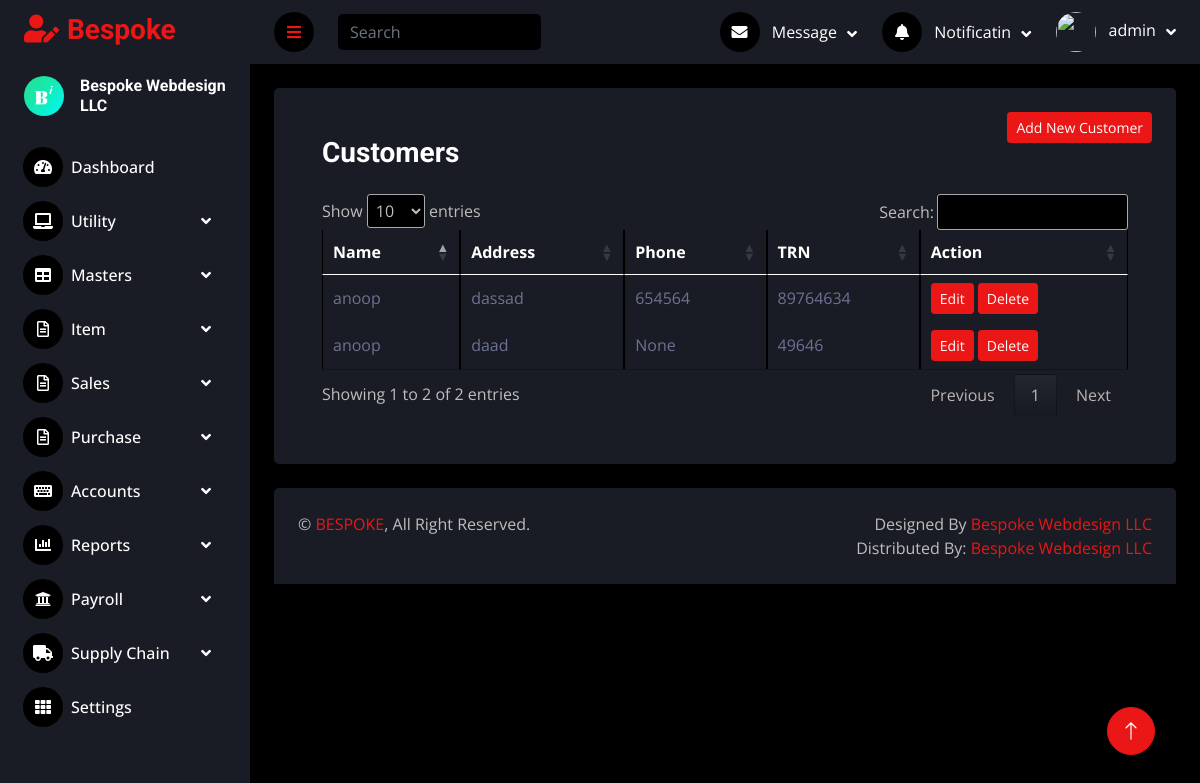
/masters/customer/customerlist (signed in), run on the app's committed database.
### company/models.py (models this page shows, shortened)
class Company(models.Model):
    name=models.CharField(max_length=70, null=False, blank=False)
    address=models.CharField(max_length=70, null=False, blank=False)
    phone=models.CharField(max_length=70, null=False, blank=False)
    trn_number=models.CharField(max_length=70, null=False, blank=False)
    letter_header = models.ImageField(null=True,blank=True)
    letter_footer = models.ImageField(null=True,blank=True)
    logo = models.ImageField(null=True,blank=True)

### masters/models.py (models this page shows)
class Customer(models.Model):
    company=models.ForeignKey(Company,on_delete=models.CASCADE)
    user=models.ForeignKey(User,on_delete=models.CASCADE)
    customer_code=models.IntegerField()
    customer_name=models.CharField(max_length=200)
    customer_address1=models.CharField(max_length=200,blank=True,null=True)
    customer_address2=models.CharField(max_length=200,blank=True,null=True)
    customer_address3=models.CharField(max_length=200,blank=True,null=True)
    customer_phone1=models.CharField(max_length=200,blank=True,null=True)
    customer_phone2=models.CharField(max_length=200,blank=True,null=True)
    customer_email=models.EmailField(max_length=125,blank=True,null=True)
    customer_trn=models.CharField(max_length=20,blank=True,null=True)
    customer_slno=models.IntegerField()
    customer_ob_amount=models.DecimalField(decimal_places=2, max_digits=15,blank=True,null=True)
    customer_ob_date=models.DateField(blank=True,null=True)
    created_time=models.DateTimeField(auto_now_add=True)

### masters/views.py (the view)
# urls.py: path('customer/customerlist', views.customer, name='customerlist'),
def customer(request):
    custdetails = Customer.objects.all()
    context ={
        'custdetails':custdetails
    }
    return render(request,'customer/index.html',context)

### users/context_processors.py (called while the page is built)
def get_company(request):
    if request.user.is_authenticated:
        if LoginCompany.objects.filter(user=request.user).exists():
            if UserPermission.objects.filter(user=request.user).exists():
                login_company=LoginCompany.objects.get(user=request.user)
                user_details=UserPermission.objects.get(user=request.user)
                company=login_company.company
            else:
                company=None
                user_details=None
        else:
            company=None
            user_details=None
    else:
        company =None
        user_details=None
    return { 'company':company,'user_details':user_details}

### masters/templates/customer/index.html
{% extends 'base.html' %}
{% load static %}
{% block content %}
<div class="container-fluid pt-4 px-4">
	<div class="bg-secondary text-center rounded p-4">
		<div class="float_right"><a href="{% url 'masters:customer_create' %}" class="btn btn-sm btn-primary" ><span>Add New
			Customer</span></a></div>
		<div class="col-sm-12 col-xl-12">
			<div class="bg-secondary rounded h-100 p-4">
				<div class="mb-3 col-md-2">
					<h3 class="d-flex align-items-center justify-content-between mb-4">Customers</h3>
				</div>
				<div class="table-responsive">
					<table class="table text-start align-middle table-bordered table-hover mb-0 responsive nowrap"
						id="myTable" width="100%">
						<thead>
							<tr class="text-white">
								<th scope="col">Name</th>
								<th scope="col">Address</th>
								<th scope="col">Phone</th>
								<th scope="col">TRN</th>
								<th scope="col">Action</th>
							</tr>
						</thead>
						<tbody>
							{% if custdetails %}
							{% for cust in custdetails %}
							<tr>
								<td>{{cust.customer_name}}</td>
								<td>{{cust.customer_address1}}</td>
								<td>{{cust.customer_phone1}}</td>
								<td>{{cust.customer_trn}}</td>
								<td>
									<a class="btn btn-sm btn-primary mr-2" href="#">Edit</a>
									<a class="btn btn-sm btn-primary" href="#">Delete</a>
								</td>
							</tr>
							{% endfor %}
							{% else %}
							<tr>
								<td colspan="9"><strong>Currently No Customers Created..!</strong></td>
							</tr>
							{% endif %}
						</tbody>
					</table>
				</div>
			</div>
		</div>
	</div>
</div>
{% endblock %}

### templates/base.html (shortened to what this page needs)
{% load static %}
<!DOCTYPE html>
<html lang="en">
<head>
    <link href="{% static 'cdn/cdnjs.cloudflare.com/ajax/libs/font-awesome/5.10.0/css/all.min.css' %}" rel="stylesheet">
    <link href="{% static 'cdn/cdn.jsdelivr.net/npm/bootstrap-icons%401.4.1/font/bootstrap-icons.css' %}"
        rel="stylesheet">
    <link href="{% static 'lib/owlcarousel/assets/owl.carousel.min.css' %}" rel="stylesheet">
    <link href="{% static 'lib/tempusdominus/css/tempusdominus-bootstrap-4.min.css' %}" rel="stylesheet" />
    <link href="{% static 'css/bootstrap.min.css' %}" rel="stylesheet">
    <link href="{% static 'css/style.css' %}" rel="stylesheet">
    <link rel="stylesheet" href="{% static 'datatable/datatables.min.css' %}">
    <link rel="stylesheet" href="https://cdn.datatables.net/responsive/2.2.9/css/responsive.dataTables.min.css">
</head>
<body>
    <div class="container-fluid position-relative d-flex p-0">
        <div class="sidebar pe-4 pb-3">
            <nav class="navbar bg-secondary navbar-dark">
                <a href="{% url 'dashboard:index' %}" class="navbar-brand mx-4 mb-3">
                    <h3 class="text-primary"><i class="fa fa-user-edit me-2"></i>Bespoke</h3>
                </a>
                <div class="d-flex align-items-center ms-4 mb-4">
                    <div class="position-relative">
                        <img class="rounded-circle" src="{{company.logo.url}}" alt=""
                            style="width: 40px; height: 40px;">
                    </div>
                    <div class="ms-3">
                        <h6 class="mb-0">{{company.name}}</h6>
                    </div>
                </div>
                <div class="navbar-nav w-100">
                    <a href="{% url 'dashboard:index' %}"
                        {% if request.resolver_match.url_name == 'index' %}class="nav-item nav-link active"
                        {% else %}class="nav-item nav-link" {% endif %}><i
                            class="fa fa-tachometer-alt me-2"></i>Dashboard</a>
                    <div class="nav-item dropdown">
                        <a href="#" class="nav-link dropdown-toggle" data-bs-toggle="dropdown"><i
                                class="fa fa-laptop me-2"></i>Utility</a>
                    </div>
                    <div class="nav-item dropdown">
                        <a href="#" class="nav-link dropdown-toggle" data-bs-toggle="dropdown"><i
                                class="fa fa-table me-2"></i>Masters</a>
                    </div>
                    <div class="nav-item dropdown">
                        <a href="#" class="nav-link dropdown-toggle" data-bs-toggle="dropdown"><i
                                class="far fa-file-alt me-2"></i>Item</a>
                    </div>
                    <div class="nav-item dropdown">
                        <a href="#" class="nav-link dropdown-toggle" data-bs-toggle="dropdown"><i
                                class="far fa-file-alt me-2"></i>Sales</a>
                    </div>
                    <div class="nav-item dropdown">
                        <a href="#" class="nav-link dropdown-toggle" data-bs-toggle="dropdown"><i
                                class="far fa-file-alt me-2"></i>Purchase</a>
                    </div>
                    <div class="nav-item dropdown">
                        <a href="#" class="nav-link dropdown-toggle" data-bs-toggle="dropdown"><i
                                class="fa fa-keyboard me-2"></i>Accounts</a>
                    </div>
                    <div class="nav-item dropdown">
                        <a href="#" class="nav-link dropdown-toggle" data-bs-toggle="dropdown"><i
                                class="fa fa-chart-bar me-2"></i>Reports</a>
                    </div>
                    <div class="nav-item dropdown">
                        <a href="#" class="nav-link dropdown-toggle" data-bs-toggle="dropdown"><i
                                class="fa fa-university me-2"></i>Payroll</a>
                    </div>
                    <div class="nav-item dropdown">
                        <a href="#" class="nav-link dropdown-toggle" data-bs-toggle="dropdown"><i
                                class="fa fa-truck me-2"></i>Supply Chain</a>
                    </div>
                    <a href="widget.html" class="nav-item nav-link"><i class="fa fa-th me-2"></i>Settings</a>
                </div>
            </nav>
        </div>
        <div class="content">
            <nav class="navbar navbar-expand bg-secondary navbar-dark sticky-top px-4 py-0">
                <a href="#" class="sidebar-toggler flex-shrink-0">
                    <i class="fa fa-bars"></i>
                </a>
                <form class="d-none d-md-flex ms-4">
                    <input class="form-control bg-dark border-0" type="search" placeholder="Search">
                </form>
                <div class="navbar-nav align-items-center ms-auto">
                    <div class="nav-item dropdown">
                        <a href="#" class="nav-link dropdown-toggle" data-bs-toggle="dropdown">
                            <i class="fa fa-envelope me-lg-2"></i>
                            <span class="d-none d-lg-inline-flex">Message</span>
                        </a>
                    </div>
                    <div class="nav-item dropdown">
                        <a href="#" class="nav-link dropdown-toggle" data-bs-toggle="dropdown">
                            <i class="fa fa-bell me-lg-2"></i>
                            <span class="d-none d-lg-inline-flex">Notificatin</span>
                        </a>
                    </div>
                    <div class="nav-item dropdown">
                        <a href="#" class="nav-link dropdown-toggle" data-bs-toggle="dropdown">
                            <img class="rounded-circle me-lg-2" src="{{avatar.url}}" alt=""
                                style="width: 40px; height: 40px;">
                            <span class="d-none d-lg-inline-flex">{{user.username}}</span>
                        </a>
                    </div>
                </div>
            </nav>
            {% block content%}
            {% endblock %}
            <div class="container-fluid pt-4 px-4">
                <div class="bg-secondary rounded-top p-4">
                    <div class="row">
                        <div class="col-12 col-sm-6 text-center text-sm-start">
                            &copy; <a href="#">BESPOKE</a>, All Right Reserved.
                        </div>
                        <div class="col-12 col-sm-6 text-center text-sm-end">
                            Designed By <a href="https://bespokewebdesignllc.com/">Bespoke Webdesign LLC</a>
                            <br>Distributed By: <a href="https://bespokewebdesignllc.com/" target="_blank">Bespoke
                                Webdesign LLC</a>
                        </div>
                    </div>
                </div>
            </div>
        </div>
        <a href="#" class="btn btn-lg btn-primary btn-lg-square back-to-top"><i class="bi bi-arrow-up"></i></a>
    </div>
</body>
</html>

### static/css/style.css (style rules this page uses)
:root { --primary: #EB1616; --secondary: #191C24; --light: #ffffff; --dark: #000000; }
.back-to-top { position: fixed; display: none; right: 45px; bottom: 45px; z-index: 99; }
.btn { transition: .5s; }
.btn-lg-square { width: 48px; height: 48px; }
.btn-square, .btn-sm-square, .btn-lg-square { padding: 0; display: inline-flex; align-items: center; justify-content: center; font-weight: normal; border-radius: 50px; }
.sidebar { position: fixed; top: 0; left: 0; bottom: 0; width: 250px; height: 100vh; overflow-y: auto; background: var(--secondary); transition: 0.5s; z-index: 999; }
.content { margin-left: 250px; min-height: 100vh; background: var(--dark); transition: 0.5s; }
@media (min-width: 992px) { .sidebar { margin-left: 0; } }
@media (min-width: 992px) { .content { width: calc(100% - 250px); } }
.sidebar .navbar .navbar-nav .nav-link { padding: 7px 20px; color: var(--light); font-weight: 500; border-left: 3px solid var(--secondary); border-radius: 0 30px 30px 0; outline: none; }
.sidebar .navbar .navbar-nav .nav-link i { width: 40px; height: 40px; display: inline-flex; align-items: center; justify-content: center; background: var(--dark); border-radius: 40px; }
.sidebar .navbar .dropdown-toggle::after { position: absolute; top: 15px; right: 15px; border: none; content: "\f107"; font-family: "Font Awesome 5 Free"; font-weight: 900; transition: .5s; }
.content .navbar .navbar-nav .nav-link { margin-left: 25px; padding: 12px 0; color: var(--light); outline: none; }
.content .navbar .sidebar-toggler, .content .navbar .navbar-nav .nav-link i { width: 40px; height: 40px; display: inline-flex; align-items: center; justify-content: center; background: var(--dark); border-radius: 40px; }
.content .navbar .dropdown-toggle::after { margin-left: 6px; vertical-align: middle; border: none; content: "\f107"; font-family: "Font Awesome 5 Free"; font-weight: 900; transition: .5s; }
.float_right { float: right; }

### data on the page
Company: logo (picture), name "Bespoke Webdesign LLC"
Customer: customer_name "anoop", customer_address1 "dassad", customer_phone1 "654564", customer_trn "89764634"
Customer: customer_name "anoop", customer_address1 "daad", customer_phone1 "None", customer_trn "49646"

### other printed values
{{ user.username }} "admin"
